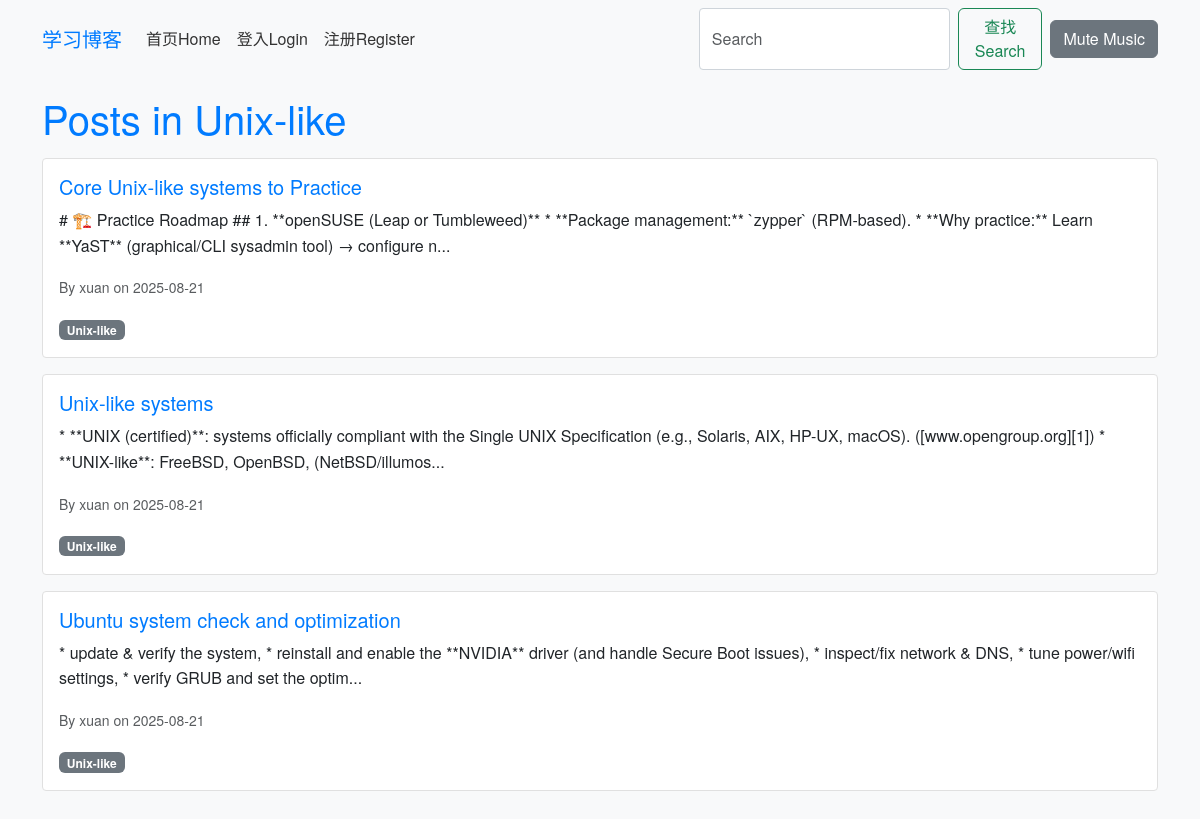
The app's page /category/22, older data.
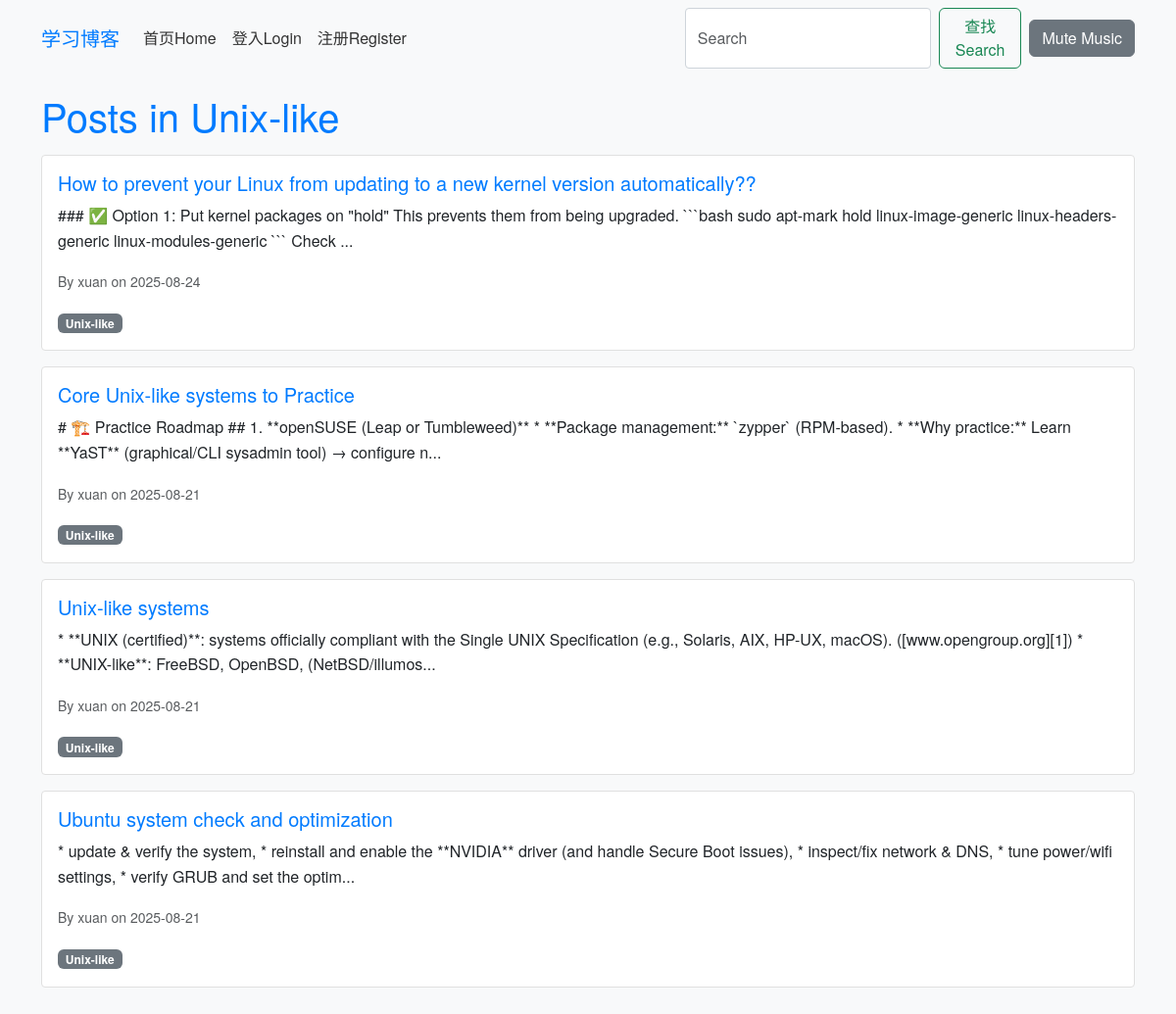
The same page, newer data.
### app/models.py (models this page shows, shortened)
class Category(db.Model):
    id = db.Column(db.Integer, primary_key=True)
    name = db.Column(db.String(50), unique=True)
    posts = db.relationship('Post', backref='category', lazy='dynamic')

class Post(db.Model):
    id = db.Column(db.Integer, primary_key=True)
    title = db.Column(db.String(100), nullable=False)
    body = db.Column(db.Text, nullable=False)
    timestamp = db.Column(db.DateTime, index=True, default=datetime.utcnow)
    user_id = db.Column(db.Integer, db.ForeignKey('user.id'), nullable=False)
    category_id = db.Column(db.Integer, db.ForeignKey('category.id'))
    comments = db.relationship('Comment', backref='post', lazy='dynamic')

class User(db.Model, UserMixin):
    id = db.Column(db.Integer, primary_key=True)
    username = db.Column(db.String(64), index=True, unique=True)
    email = db.Column(db.String(120), index=True, unique=True)
    password_hash = db.Column(db.String(128))
    posts = db.relationship('Post', backref='author', lazy='dynamic')
    comments = db.relationship('Comment', backref='author', lazy='dynamic')
    about_me = db.Column(db.String(140))
    last_seen = db.Column(db.DateTime, default=datetime.utcnow)
    about_me = db.Column(db.Text)  # Changed from String(140) to Text for richer content
    avatar = db.Column(db.String(128))  # New field for avatar filename

### app/routes.py (the view)
@bp.route('/category/<int:category_id>', methods=['GET'])
def category(category_id):
    category = Category.query.get_or_404(category_id)
    page = request.args.get('page', 1, type=int)
    posts = category.posts.order_by(Post.timestamp.desc()).paginate(page=page, per_page=5, error_out=False)
    next_url = url_for('main.category', category_id=category_id, page=posts.next_num) if posts.has_next else None
    prev_url = url_for('main.category', category_id=category_id, page=posts.prev_num) if posts.has_prev else None
    return render_template('category.html', category=category, posts=posts.items, next_url=next_url, prev_url=prev_url)

### app/templates/category.html (shortened to what this page needs)
{% extends 'base.html' %}
{% block content %}
<h1>Posts in {{ category.name }}</h1>
{% for post in posts %}
<div class="card mb-3">
    <div class="card-body">
        <h5 class="card-title"><a href="{{ url_for('main.post', post_id=post.id) }}">{{ post.title }}</a></h5>
        <p class="card-text">{{ post.body[:200] }}...</p>
        <p class="card-text"><small class="text-muted">By {{ post.author.username }} on {{ post.timestamp.strftime('%Y-%m-%d') }}</small></p>
        {% if post.category %}<span class="badge bg-secondary">{{ post.category.name }}</span>{% endif %}
    </div>
</div>
{% endfor %}
{% endblock %}

### app/templates/base.html (shortened to what this page needs)
<!doctype html>
<html lang="en">
<head>
    <link href="https://cdn.jsdelivr.net/npm/bootstrap@5.3.0/dist/css/bootstrap.min.css" rel="stylesheet">
    <link rel="stylesheet" href="{{ url_for('static', filename='css/style.css') }}">
    <link rel="stylesheet" href="https://cdn.jsdelivr.net/npm/easymde@2.18.0/dist/easymde.min.css">
</head>
<body>
    <nav class="navbar navbar-expand-lg navbar-light bg-light">
        <div class="container">
            <a class="navbar-brand" href="{{ url_for('main.index') }}">学习博客</a>
            <ul class="navbar-nav me-auto">
                <li class="nav-item"><a class="nav-link" href="{{ url_for('main.index') }}">首页Home</a></li>
                {% if current_user.is_authenticated %}
                <li class="nav-item"><a class="nav-link" href="{{ url_for('main.create_post') }}">新的发表New Post</a></li>
                <li class="nav-item"><a class="nav-link" href="{{ url_for('main.categories') }}">文章类型Categories</a></li>
                <li class="nav-item"><a class="nav-link" href="{{ url_for('main.dashboard') }}">总览Dashboard</a></li>
                <li class="nav-item"><a class="nav-link" href="{{ url_for('main.profile') }}">个人信息Profile</a></li>
                <li class="nav-item"><a class="nav-link" href="{{ url_for('main.logout') }}">退出Logout</a></li>
                {% else %}
                <li class="nav-item"><a class="nav-link" href="{{ url_for('main.login') }}">登入Login</a></li>
                <li class="nav-item"><a class="nav-link" href="{{ url_for('main.register') }}">注册Register</a></li>
                {% endif %}
            </ul>
            <form class="d-flex" action="{{ url_for('main.search') }}">
                <input class="form-control me-2" type="search" name="query" placeholder="Search" aria-label="Search">
                <button class="btn btn-outline-success" type="submit">查找Search</button>
            </form>
            <button id="mute-btn" class="btn btn-secondary ms-2">Mute Music</button>
        </div>
    </nav>
    <div class="container mt-3">
        <div id="main-content">
            {% block content %}{% endblock %}
        </div>
    </div>
</body>
</html>

### app/static/css/style.css (style rules this page uses)
body { font-family: 'Helvetica Neue', Arial, sans-serif; background-color: #f8f9fa; color: #333; line-height: 1.6; margin: 0; padding: 0; }
h1, h2, h3 { color: #007bff; margin-bottom: 1rem; }
a { color: #007bff; text-decoration: none; }
.form-control { border-radius: 0.25rem; border: 1px solid #ced4da; }
.card { border: 1px solid #e0e0e0; border-radius: 0.25rem; margin-bottom: 1rem; box-shadow: none; }
.card-body { padding: 1rem; }
.navbar-light .navbar-brand { color: #007bff; }
.navbar-light .navbar-nav .nav-link { color: #333; }

Row changes from the older to the newer data that the page shows:
added Post: title "How to prevent your Linux from updating to a new kernel version automatically??", body "### ✅ Option 1: Put kernel packages on \"hold\" This prevents them from being upgraded. ```bash sudo apt-mark hold linux-image-generic linux-headers-generic linux-modules-generic ``` Check", author.username "xuan", timestamp "2025-08-24", category.name "Unix-like"
